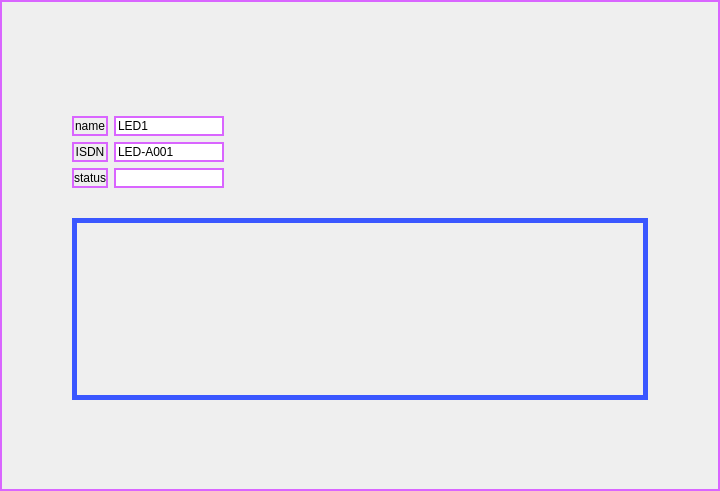
<?xml version="1.0" encoding="UTF-8"?>
<ui version="4.0">
 <class>LedWin</class>
 <widget class="QMainWindow" name="LedWin">
  <property name="geometry">
   <rect>
    <x>0</x>
    <y>0</y>
    <width>720</width>
    <height>491</height>
   </rect>
  </property>
  <property name="windowTitle">
   <string>MainWindow</string>
  </property>
  <property name="styleSheet">
   <string notr="true">QWidget#centralwidget{
	border:2px solid#d965ff;
	border-image: url(:/绿.jpg);
}

QPushButton:focus{
	background-color: rgb(252, 233, 79);
}

</string>
  </property>
  <widget class="QWidget" name="centralwidget">
   <layout class="QGridLayout" name="gridLayout_3">
    <item row="1" column="1">
     <layout class="QVBoxLayout" name="verticalLayout" stretch="1,2">
      <item>
       <layout class="QGridLayout" name="gridLayout_2" columnstretch="1,2" columnminimumwidth="0,0">
        <item row="0" column="0">
         <layout class="QVBoxLayout" name="verticalLayout_4">
          <item>
           <spacer name="verticalSpacer">
            <property name="orientation">
             <enum>Qt::Vertical</enum>
            </property>
            <property name="sizeHint" stdset="0">
             <size>
              <width>20</width>
              <height>40</height>
             </size>
            </property>
           </spacer>
          </item>
          <item>
           <layout class="QHBoxLayout" name="horizontalLayout">
            <item>
             <layout class="QVBoxLayout" name="verticalLayout_2">
              <item>
               <widget class="QLabel" name="label">
                <property name="styleSheet">
                 <string notr="true">border:2px solid#d965ff;</string>
                </property>
                <property name="text">
                 <string>name</string>
                </property>
                <property name="alignment">
                 <set>Qt::AlignCenter</set>
                </property>
               </widget>
              </item>
              <item>
               <widget class="QLabel" name="label_2">
                <property name="styleSheet">
                 <string notr="true">border:2px solid#d965ff;</string>
                </property>
                <property name="text">
                 <string>ISDN</string>
                </property>
                <property name="alignment">
                 <set>Qt::AlignCenter</set>
                </property>
               </widget>
              </item>
              <item>
               <widget class="QLabel" name="label_3">
                <property name="styleSheet">
                 <string notr="true">border:2px solid#d965ff;</string>
                </property>
                <property name="text">
                 <string>status</string>
                </property>
                <property name="alignment">
                 <set>Qt::AlignCenter</set>
                </property>
               </widget>
              </item>
             </layout>
            </item>
            <item>
             <layout class="QVBoxLayout" name="verticalLayout_3">
              <item>
               <widget class="QLineEdit" name="nameEdit">
                <property name="styleSheet">
                 <string notr="true">border:2px solid#d965ff;
</string>
                </property>
                <property name="text">
                 <string>LED1</string>
                </property>
               </widget>
              </item>
              <item>
               <widget class="QLineEdit" name="ISDNEdit">
                <property name="styleSheet">
                 <string notr="true">border:2px solid#d965ff;</string>
                </property>
                <property name="text">
                 <string>LED-A001</string>
                </property>
               </widget>
              </item>
              <item>
               <widget class="QLineEdit" name="statusEdit">
                <property name="styleSheet">
                 <string notr="true">border:2px solid#d965ff;</string>
                </property>
               </widget>
              </item>
             </layout>
            </item>
           </layout>
          </item>
          <item>
           <spacer name="verticalSpacer_2">
            <property name="orientation">
             <enum>Qt::Vertical</enum>
            </property>
            <property name="sizeHint" stdset="0">
             <size>
              <width>20</width>
              <height>40</height>
             </size>
            </property>
           </spacer>
          </item>
         </layout>
        </item>
        <item row="0" column="1">
         <layout class="QHBoxLayout" name="horizontalLayout_2">
          <item>
           <widget class="AnimationButton" name="addBtn" native="true">
            <property name="minimumSize">
             <size>
              <width>100</width>
              <height>120</height>
             </size>
            </property>
            <property name="maximumSize">
             <size>
              <width>100</width>
              <height>120</height>
             </size>
            </property>
           </widget>
          </item>
          <item>
           <widget class="AnimationButton" name="searchBtn" native="true">
            <property name="minimumSize">
             <size>
              <width>100</width>
              <height>120</height>
             </size>
            </property>
            <property name="maximumSize">
             <size>
              <width>100</width>
              <height>120</height>
             </size>
            </property>
           </widget>
          </item>
          <item>
           <widget class="AnimationButton" name="deleteBtn" native="true">
            <property name="minimumSize">
             <size>
              <width>100</width>
              <height>120</height>
             </size>
            </property>
            <property name="maximumSize">
             <size>
              <width>100</width>
              <height>120</height>
             </size>
            </property>
            <property name="styleSheet">
             <string notr="true">color: rgb(255, 0, 0);
</string>
            </property>
           </widget>
          </item>
          <item>
           <widget class="AnimationButton" name="backBtn" native="true">
            <property name="minimumSize">
             <size>
              <width>100</width>
              <height>120</height>
             </size>
            </property>
            <property name="maximumSize">
             <size>
              <width>100</width>
              <height>120</height>
             </size>
            </property>
            <property name="styleSheet">
             <string notr="true"/>
            </property>
           </widget>
          </item>
         </layout>
        </item>
       </layout>
      </item>
      <item>
       <widget class="QWidget" name="ledWidget" native="true">
        <property name="minimumSize">
         <size>
          <width>350</width>
          <height>150</height>
         </size>
        </property>
        <property name="maximumSize">
         <size>
          <width>700</width>
          <height>300</height>
         </size>
        </property>
        <property name="styleSheet">
         <string notr="true">border:5px solid#3a57ff;
color: rgb(0, 0, 255);

</string>
        </property>
       </widget>
      </item>
     </layout>
    </item>
    <item row="1" column="0">
     <spacer name="horizontalSpacer">
      <property name="orientation">
       <enum>Qt::Horizontal</enum>
      </property>
      <property name="sizeHint" stdset="0">
       <size>
        <width>40</width>
        <height>20</height>
       </size>
      </property>
     </spacer>
    </item>
    <item row="0" column="1">
     <spacer name="verticalSpacer_3">
      <property name="orientation">
       <enum>Qt::Vertical</enum>
      </property>
      <property name="sizeHint" stdset="0">
       <size>
        <width>20</width>
        <height>40</height>
       </size>
      </property>
     </spacer>
    </item>
    <item row="1" column="2">
     <spacer name="horizontalSpacer_2">
      <property name="orientation">
       <enum>Qt::Horizontal</enum>
      </property>
      <property name="sizeHint" stdset="0">
       <size>
        <width>40</width>
        <height>20</height>
       </size>
      </property>
     </spacer>
    </item>
    <item row="2" column="1">
     <spacer name="verticalSpacer_4">
      <property name="orientation">
       <enum>Qt::Vertical</enum>
      </property>
      <property name="sizeHint" stdset="0">
       <size>
        <width>20</width>
        <height>40</height>
       </size>
      </property>
     </spacer>
    </item>
   </layout>
  </widget>
  <widget class="QMenuBar" name="menubar">
   <property name="geometry">
    <rect>
     <x>0</x>
     <y>0</y>
     <width>720</width>
     <height>26</height>
    </rect>
   </property>
  </widget>
  <action name="actionsearch">
   <property name="text">
    <string>searchDevice</string>
   </property>
  </action>
  <action name="actionadd">
   <property name="text">
    <string>addDevice</string>
   </property>
  </action>
  <action name="actiondelete">
   <property name="text">
    <string>deleteDevice</string>
   </property>
  </action>
  <action name="actionexit">
   <property name="text">
    <string>exit</string>
   </property>
  </action>
 </widget>
 <customwidgets>
  <customwidget>
   <class>AnimationButton</class>
   <extends>QWidget</extends>
   <header>animationbutton.h</header>
   <container>1</container>
  </customwidget>
 </customwidgets>
 <resources/>
 <connections/>
</ui>
